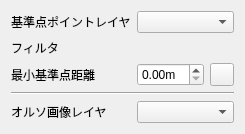
     <widget class="QWidget" name="tab_6">
      <attribute name="title">
       <string>その他</string>
      </attribute>
      <layout class="QVBoxLayout" name="verticalLayout_5">
       <item>
        <layout class="QFormLayout" name="formLayout_9">
         <item row="0" column="0">
          <widget class="QLabel" name="label_35">
           <property name="text">
            <string>基準点ポイントレイヤ</string>
           </property>
          </widget>
         </item>
         <item row="0" column="1">
          <widget class="QgsMapLayerComboBox" name="kijunten"/>
         </item>
         <item row="1" column="0">
          <widget class="QLabel" name="label_36">
           <property name="text">
            <string>フィルタ</string>
           </property>
          </widget>
         </item>
         <item row="1" column="1">
          <widget class="QgsFieldExpressionWidget" name="kijuntenExp"/>
         </item>
         <item row="3" column="0" colspan="2">
          <widget class="Line" name="line_4">
           <property name="orientation">
            <enum>Qt::Orientation::Horizontal</enum>
           </property>
          </widget>
         </item>
         <item row="4" column="0">
          <widget class="QLabel" name="label_44">
           <property name="text">
            <string>オルソ画像レイヤ</string>
           </property>
          </widget>
         </item>
         <item row="4" column="1">
          <widget class="QgsMapLayerComboBox" name="olso"/>
         </item>
         <item row="2" column="0">
          <widget class="QLabel" name="label_28">
           <property name="text">
            <string>最小基準点距離</string>
           </property>
          </widget>
         </item>
         <item row="2" column="1">
          <layout class="QHBoxLayout" name="horizontalLayout_10">
           <item>
            <widget class="QDoubleSpinBox" name="minKijuntenkan">
             <property name="suffix">
              <string>m</string>
             </property>
            </widget>
           </item>
           <item>
            <widget class="QgsPropertyOverrideButton" name="minKijuntenkanOverride"/>
           </item>
          </layout>
         </item>
        </layout>
       </item>
      </layout>
     </widget>
